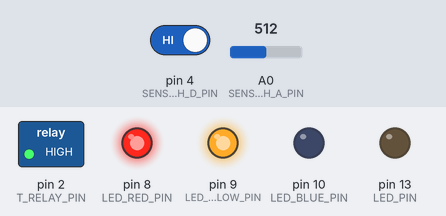
Simulated run of this sketch. Board: Arduino Uno, built with avr-gcc and run on an emulated ATmega328P. Parts: switched loads named in the sketch (green lamp = pin HIGH), output pins drawn as LEDs (lit = HIGH). The inputs (shaded band) are chosen by the test bench; at power-on: pin 4 (SENSOR_MH_D_PIN) HIGH, A0 (SENSOR_MH_A_PIN) = 512.

Above: at 1.2 s.
1.3 s: pin 4 (SENSOR_MH_D_PIN) driven LOW
At 2.6 s:
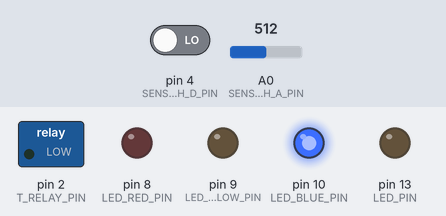
2.9 s: A0 (SENSOR_MH_A_PIN) set to 308
4.4 s: A0 (SENSOR_MH_A_PIN) set to 291
At 5.1 s:
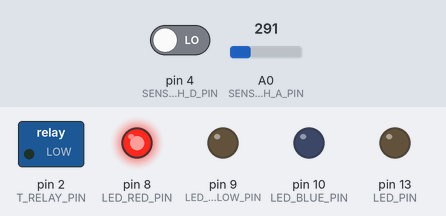
5.9 s: A0 (SENSOR_MH_A_PIN) set to 306
At 6.8 s:
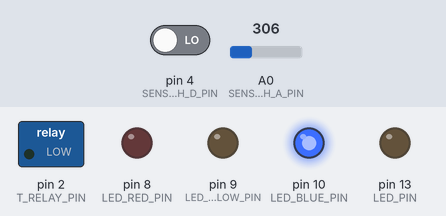
7.4 s: A0 (SENSOR_MH_A_PIN) set to 290
At 8.6 s:
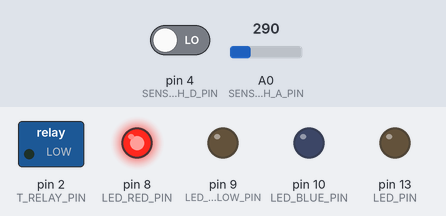
Timing chart, 0 to 9.9 s (numbered marks = the images above; inputs shaded):
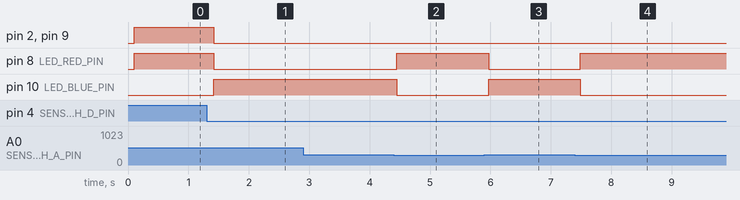

The sketch:

Dat_Bom.ino
```cpp
  int const SENSOR_MH_D_PIN = 4;
  int const SENSOR_MH_A_PIN = A0;
  int const T_RELAY_PIN = 2;


  int const TIME_TO_GET_SAMPLE = 5000; //5s
  int const SAMPLE_TIME = 500; //0.5 s


  int const LED_PIN = 13;


  int const LED_BLUE_PIN = 10;
  int const LED_YEWLOW_PIN = 9;
  int const LED_RED_PIN = 8;


  int const TREE_WATER_LEVEL_HIGH = 600;
  int const TREE_WATER_LEVEL_LOW = 300;


  int sensorMHValue = 0;//store sensor value


  int bumpStatus = 0;
  int waterStatus = 0;// -1: less water, 0: enough water,  +1 : more water


  void setup() {

    Serial.begin(9600);


    pinMode(SENSOR_MH_D_PIN,INPUT);
    pinMode(T_RELAY_PIN, OUTPUT);

    pinMode(LED_PIN, OUTPUT);
    pinMode(LED_BLUE_PIN, OUTPUT);
    pinMode(LED_YEWLOW_PIN, OUTPUT);
    pinMode(LED_RED_PIN, OUTPUT);
  }


  void loop() {
    // process and checking to watering
    wateringProcess();


    //show the led status
    showLedInfo();
  }


  void wateringProcess(){
    int sensorStatus = digitalRead(SENSOR_MH_D_PIN);
    int sensorValue = getSensorSampleValue();
    if(sensorStatus == 0){
      if(sensorValue > TREE_WATER_LEVEL_HIGH){
        digitalWrite(T_RELAY_PIN, HIGH);
        bumpStatus = 1;
        waterStatus = -1;
      }else if(sensorValue < TREE_WATER_LEVEL_LOW){
        digitalWrite(T_RELAY_PIN, LOW);
        bumpStatus = 0;
        waterStatus = +1;
      }else{
        digitalWrite(T_RELAY_PIN, LOW);
        bumpStatus = 0;
        waterStatus = 0;
      }
    }else{
      digitalWrite(T_RELAY_PIN, HIGH);
        bumpStatus = 1;
        waterStatus = -1;
    }
  }


  int getSensorSampleValue(){
    int value = 0;
    int t = TIME_TO_GET_SAMPLE/ SAMPLE_TIME;
    int total = 0;
    for(int i =0; i < t ; i++){
      total += analogRead(SENSOR_MH_A_PIN);
      delay(t);
    }
    return total / t;
  }
  void printToSerialPort(){
    Serial.print("Bumper enable: "); Serial.println(bumpStatus);
    Serial.print("Sensor value: "); Serial.println(sensorMHValue);
  }


  void showLedInfo(){
    if(bumpStatus == 1){
      digitalWrite(LED_YEWLOW_PIN, HIGH);
    }else{
      digitalWrite(LED_YEWLOW_PIN, LOW);
    }


    if(waterStatus == 0){
      digitalWrite(LED_RED_PIN, LOW);
      digitalWrite(LED_BLUE_PIN, HIGH);
    }else{
      digitalWrite(LED_RED_PIN, HIGH);
      digitalWrite(LED_BLUE_PIN,LOW);
    }
  }
```

Measured:
- the behaviour switches between 300 and 299 on A0 (SENSOR_MH_A_PIN) (found by bisection; images 1 and 2)
- after the input at 1.3 s, pin 2 (T_RELAY_PIN), pin 8 (LED_RED_PIN), pin 9 (LED_YEWLOW_PIN): HIGH → LOW after 0.12 s; pin 10 (LED_BLUE_PIN): LOW → HIGH after 0.12 s
- after the input at 2.9 s, every drawn part: stays the same
- after the input at 4.4 s, pin 8 (LED_RED_PIN): LOW → HIGH after 0.05 s; pin 10 (LED_BLUE_PIN): HIGH → LOW after 0.05 s
- after the input at 5.9 s, pin 8 (LED_RED_PIN): HIGH → LOW after 0.07 s; pin 10 (LED_BLUE_PIN): LOW → HIGH after 0.07 s
- after the input at 7.4 s, pin 8 (LED_RED_PIN): LOW → HIGH after 0.09 s; pin 10 (LED_BLUE_PIN): HIGH → LOW after 0.09 s
